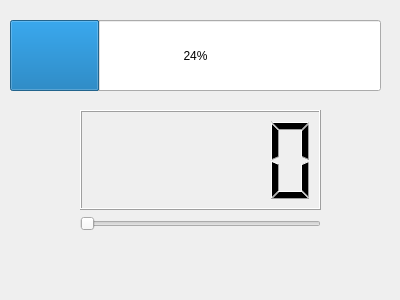
<?xml version="1.0" encoding="UTF-8"?>
<ui version="4.0">
 <class>MyProgressBar</class>
 <widget class="QWidget" name="MyProgressBar">
  <property name="geometry">
   <rect>
    <x>0</x>
    <y>0</y>
    <width>400</width>
    <height>300</height>
   </rect>
  </property>
  <property name="windowTitle">
   <string>Form</string>
  </property>
  <widget class="QProgressBar" name="progressBar">
   <property name="geometry">
    <rect>
     <x>10</x>
     <y>20</y>
     <width>371</width>
     <height>71</height>
    </rect>
   </property>
   <property name="value">
    <number>24</number>
   </property>
  </widget>
  <widget class="QWidget" name="">
   <property name="geometry">
    <rect>
     <x>80</x>
     <y>110</y>
     <width>241</width>
     <height>121</height>
    </rect>
   </property>
   <layout class="QVBoxLayout" name="verticalLayout">
    <item>
     <widget class="QLCDNumber" name="lcdNumber"/>
    </item>
    <item>
     <widget class="QSlider" name="horizontalSlider">
      <property name="orientation">
       <enum>Qt::Horizontal</enum>
      </property>
     </widget>
    </item>
   </layout>
  </widget>
 </widget>
 <resources/>
 <connections/>
</ui>
